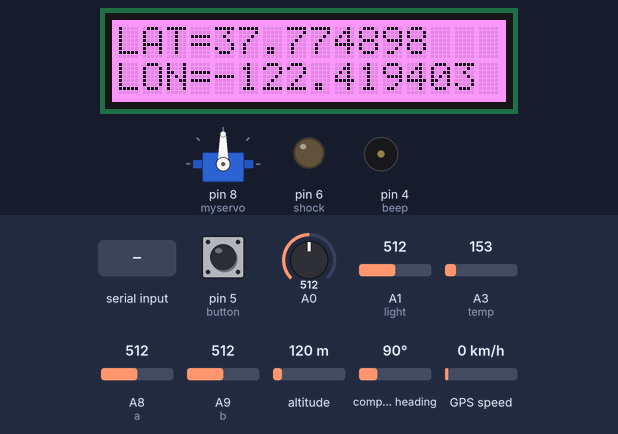
The sketch below on a simulated Arduino Mega 2560, built with avr-gcc and run on an emulated ATmega2560. Parts: servo, 16×2 character LCD, output pins drawn as LEDs (lit = HIGH), buzzer (waves = sounding, pin HIGH). Inputs (shaded band) come from the test bench; at power-on: pin 5 (button) LOW, A8 (a) = 512, A0 = 512, A1 (light) = 512, A3 (temp) = 153, A9 (b) = 512, altitude 120 m, compass heading 90°, GPS speed 0 km/h. The GPS gets a fix after 3 s at 37.7749, -122.4194 with 8 satellites; the modem accepts every AT command (registered, SIM ready, sends succeed) and sends nothing else; what the sketch prints to the serial monitor is not drawn.

Above: at 6.4 s.
6.5 s: pin 5 (button) pulled HIGH for 1 s
At 8.0 s:
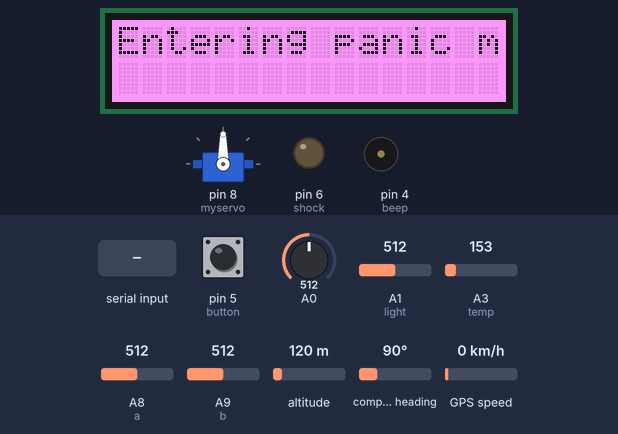
At 8.4 s:
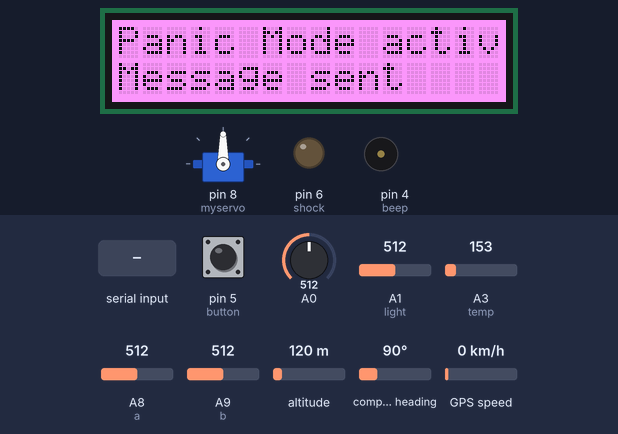
11.7 s: A8 (a) set to 214
15.9 s: A8 (a) set to 186
At 17.9 s:
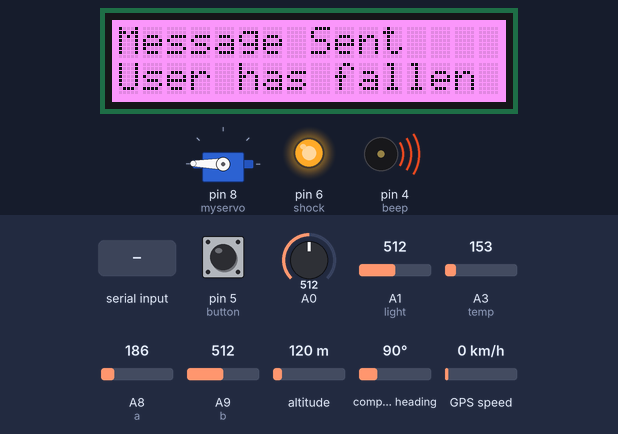
18.2 s: "log8220" received over the second serial link
At 22.2 s:
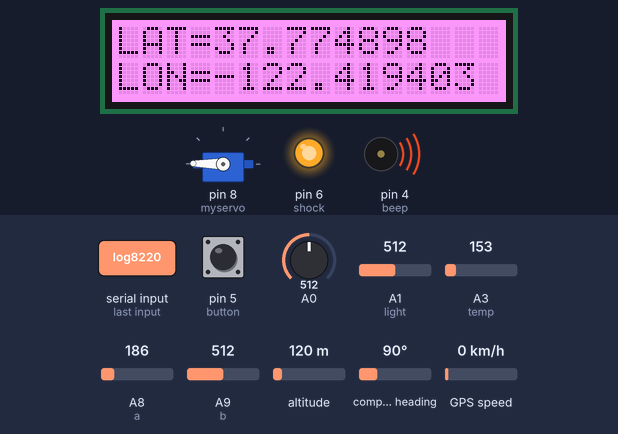
22.4 s: A8 (a) set to 306
23.9 s: "lock8220" received over the second serial link
Timing chart, 0 to 29.1 s (numbered marks = the images above; inputs shaded):
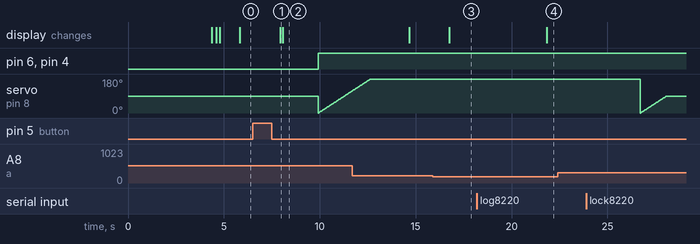

The sketch:

code.ino
```cpp
#include <TinyGPS.h>
#include <Servo.h>
#include <Wire.h>
#include "rgb_lcd.h"
char inchar;
char message[160];
Servo myservo;
int pos = 0;
int val = 0;
int x=0,y=0,z=0;
int a=A8,b=A9,c=A10;
int  param;
char *tel_nr = "\"+918220567919\"";
TinyGPS gps;
float flat, flon;
unsigned long age;
int temp = A3;
int light = A1;
int beep = 4;
int button=5;
int shock = 6;
rgb_lcd lcd;
void setup()
 {

    Serial2.begin(9600);
    Serial1.begin(9600);
    Serial.begin(9600);
    pinMode(beep, OUTPUT);
    pinMode(button, INPUT);
    pinMode(shock, OUTPUT);
    myservo.attach(8);
    delay(3000);
      Serial1.println();
    Serial1.println("AT+CMGF=1");  // sets the SMS mode to text
    delay(100);
    delay(1200);
    pinMode(a,INPUT);
    pinMode(b,INPUT);
    pinMode(c,INPUT);
     lcd.begin(16, 2);

    lcd.setRGB(255,120,255 );
    lcd.setCursor(0, 1);
 lcd.print("Entering tracker ");
 delay(200);
 lcd.clear();
 lcd.print("loading");
 delay(200);
 lcd.clear();
   }

void loop()
 {

   int bstate=0;
   bstate=digitalRead(button);
   bool newData = false;
   unsigned long chars;
   unsigned short sentences, failed;
   for (unsigned long start = millis(); millis() - start < 1000;)
    {
     while (Serial2.available())
      {
      char c = Serial2.read();
        if (gps.encode(c))
           newData = true;
       }
    }

  if (newData)
   {
     float flat, flon;
     unsigned long age;
   gps.f_get_position(&flat, &flon, &age);
   lcd.setCursor(0,0);
     lcd.print("LAT=");
     lcd.print(flat == TinyGPS::GPS_INVALID_F_ANGLE ? 0.0 : flat, 6);
     lcd.setCursor(0,1);
     lcd.print("LON=");
     lcd.print(flon == TinyGPS::GPS_INVALID_F_ANGLE ? 0.0 : flon, 6);
   //  Serial.print(" SAT=");
 //    Serial.print(gps.satellites() == TinyGPS::GPS_INVALID_SATELLITES ? 0 : gps.satellites());
    // Serial.print(" PREC=");
 //    Serial.print(gps.hdop() == TinyGPS::GPS_INVALID_HDOP ? 0 : gps.hdop());
  }
  else
  {
    lcd.setCursor(0,0);
    lcd.print("Tracker ON");
  }

  char c;
  char command[255] = {0};
  while (Serial1.available() > 0)
   {
     char ch = Serial1.read();
     sprintf(command, "%s%c", command, ch);
    }

  Serial.print(command);
  if (bstate==1)
    {
      lcd.clear();
      lcd.setCursor(0,0);
      lcd.print("Entering panic mode..");
      delay(100);
      lcd.clear();
           lcd.print("Panic Mode activated: ..");
                lcd.setCursor(0,1);
 lcd.print("Message sent");
     char message[160];
     int tt = analogRead(temp);
     int ll = analogRead(light);
     float flat, flon;
     unsigned long age;
     gps.f_get_position(&flat, &flon, &age);
     Serial.println(ll);
     delay(100);
     flat == TinyGPS::GPS_INVALID_F_ANGLE ? 0.0 : flat, 6;
     flon == TinyGPS::GPS_INVALID_F_ANGLE ? 0.0 : flon, 6;
     Serial.println(flat);
    Serial.println(flon);
    int d1 = flat;
    float f2 = flat - d1;
    int d2 = trunc(f2 * 10000);
    float f3 = f2 * 10000 - d2;
    int d3 = trunc(f3 * 10000);
    int d4 = flon;
    float f4 = flat - d4;
    int d5 = trunc(f4 * 10000);
    float f6 = f4 * 10000 - d5;
    int d6 = trunc(f6 * 10000);
    float voltage = (tt * 5);
    float vt=voltage/1024;
    int tp = (vt - 0.5) * 100 ;
    tp=tp/10;
    Serial.println(tp);
    sprintf(message, "trackerID:12345 panic : LAT= %d.%04d%04d Lon= %d.%04d%04d temp =%2d Light =%d  . ",d1, d2, d3,d4,d5,d6,tp,ll);
    delay(200);
    Serial.println(message);
    sendSMS(message, tel_nr);
    digitalWrite(beep,HIGH);
    digitalWrite(shock, HIGH);
    for(pos = 0; pos < 180; pos += 1)
    {
      myservo.write(pos);
      delay(15);
      }
    delay(500);
    delSMS();
   }
  if (strstr(command, "log8220"))
   {
    char message[160];
    int tt = analogRead(temp);
    int ll = analogRead(light);
    float flat, flon;
    unsigned long age;
    gps.f_get_position(&flat, &flon, &age);
    Serial.println(ll);
    delay(100);
    flat == TinyGPS::GPS_INVALID_F_ANGLE ? 0.0 : flat, 6;
    flon == TinyGPS::GPS_INVALID_F_ANGLE ? 0.0 : flon, 6;
    Serial.println(flat);
    Serial.println(flon);
    int d1 = flat;
    float f2 = flat - d1;
    int d2 = trunc(f2 * 10000);
    float f3 = f2 * 10000 - d2;
    int d3 = trunc(f3 * 10000);
    int d4 = flon;
    float f4 = flat - d4;
    int d5 = trunc(f4 * 10000);
    float f6 = f4 * 10000 - d5;
    int d6 = trunc(f6 * 10000);
    float voltage = (tt * 5);
    float vt=voltage/1024;
    int tp = (vt - 0.5) * 100 ;
    tp=tp/10;
    Serial.println(tp);
    sprintf(message, "TrackerID:12345 : LAT= %d.%04d%04d Lon= %d.%04d%04d temp =%2d Light =%d  . ",d1, d2, d3,d4,d5,d6,tp,ll);
    delay(200);
    Serial.println(message);
    sendSMS(message, tel_nr);
    delay(1500);
    delSMS();
     }
    x=analogRead(a);
    y=analogRead(b);
    z=analogRead(c);

      if(x<=200) {
        lcd.clear();
        lcd.setCursor(0,1);
        lcd.print("User has fallen down");
           lcd.setCursor(0,0);
        lcd.print("Message Sent");
        delay(200);
    char message[160];
    int tt = analogRead(temp);
    int ll = analogRead(light);
    float flat, flon;
    unsigned long age;
    gps.f_get_position(&flat, &flon, &age);
    Serial.println(ll);
    delay(100);
    flat == TinyGPS::GPS_INVALID_F_ANGLE ? 0.0 : flat, 6;
    flon == TinyGPS::GPS_INVALID_F_ANGLE ? 0.0 : flon, 6;
    Serial.println(flat);
    Serial.println(flon);
    int d1 = flat;
    float f2 = flat - d1;
    int d2 = trunc(f2 * 10000);
    float f3 = f2 * 10000 - d2;
    int d3 = trunc(f3 * 10000);
    int d4 = flon;
    float f4 = flat - d4;
    int d5 = trunc(f4 * 10000);
    float f6 = f4 * 10000 - d5;
    int d6 = trunc(f6 * 10000);
    float voltage = (tt * 5);
    float vt=voltage/1024;
    int tp = (vt - 0.5) * 100 ;
    tp=tp/10;
    Serial.println(tp);
    sprintf(message, "TrackerID:12345 has fallen : LAT= %d.%04d%04d Lon= %d.%04d%04d temp =%2d Light =%d  . ",d1, d2, d3,d4,d5,d6,tp,ll);
    delay(200);
    Serial.println(message);
    sendSMS(message, tel_nr);
    delay(1500);
    delSMS();
     }

   if(strstr(command,"shock8220"))
    {
      digitalWrite(shock, HIGH);
      delay(1000);
      delSMS();
     }

   if(strstr(command,"lock8220"))
    {
      for(pos = 0; pos < 90; pos += 1)
     {
       myservo.write(pos);
       delay(15);
      }
    delSMS();
     }

    if(strstr(command,"unlock8220"))
    {
      for(pos = 90; pos>=1; pos-=1)
    {
      myservo.write(pos);
      delay(15);
      }
    delSMS();
    }

}
 void sendSMS(char *message, char *number)
  {
   Serial1.println();
    Serial1.print("AT+CMGS=\"");     // send the SMS number
    Serial1.print("+91number");
    Serial1.println("\"");
    delay(1000);
    Serial1.print(message);
    delay(500);

    Serial1.write(0x1A);
    Serial1.write(0x0D);
    Serial1.write(0x0A);

    }

void delSMS()
   {
    Serial1.print("AT+CMGD=1,4");
    Serial.println("DEL ALL\"");
    delay(500);
    Serial.println( "All Messages Deleted" );
   }
```

Measured:
- the behaviour switches between 201 and 200 on A8 (a) (found by bisection; images 2 and 3)
- after the input at 6.5 s, pin 6 (shock), pin 4 (beep): LOW → HIGH after 3.4 s; the display: changes after 1.4 s (image 1)
- after the input at 15.9 s, the display: changes after 0.86 s (image 3)
- after the input at 18.2 s, the display: changes after 3.6 s (image 4)
- after the input at 22.4 s, every drawn part: stays the same
